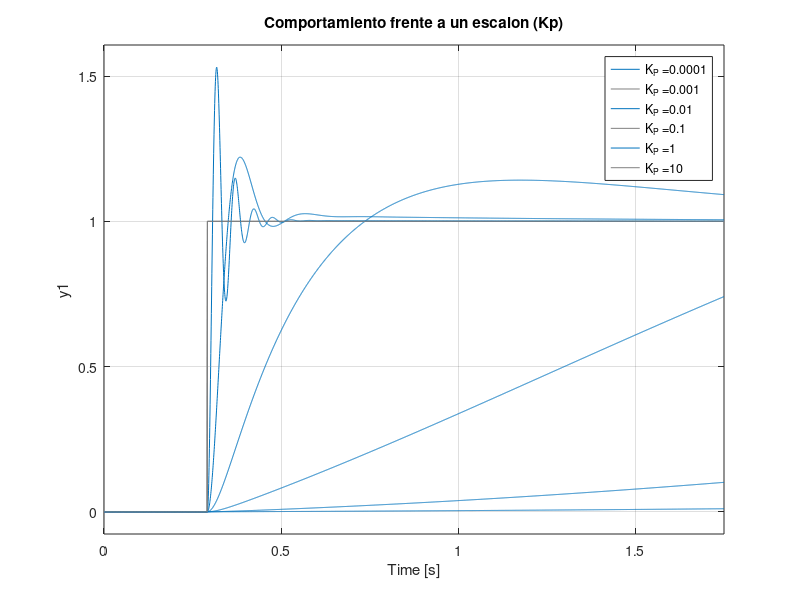
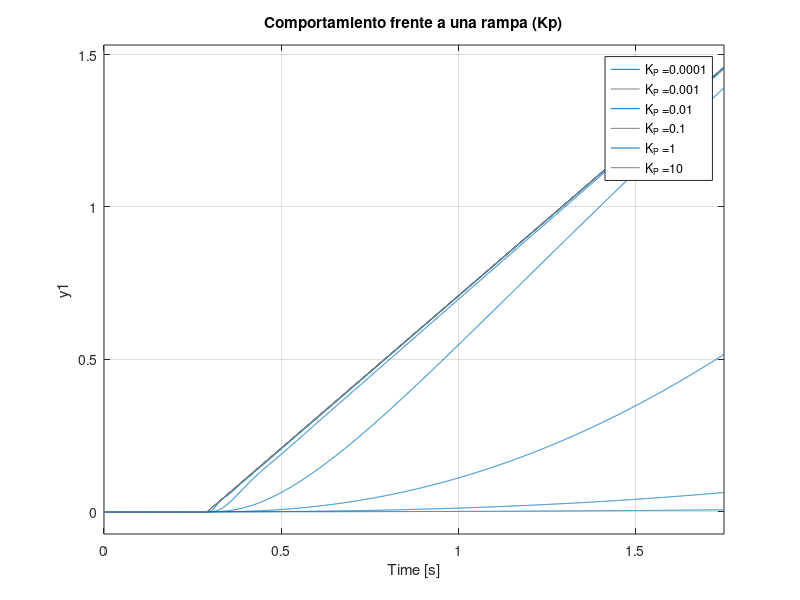
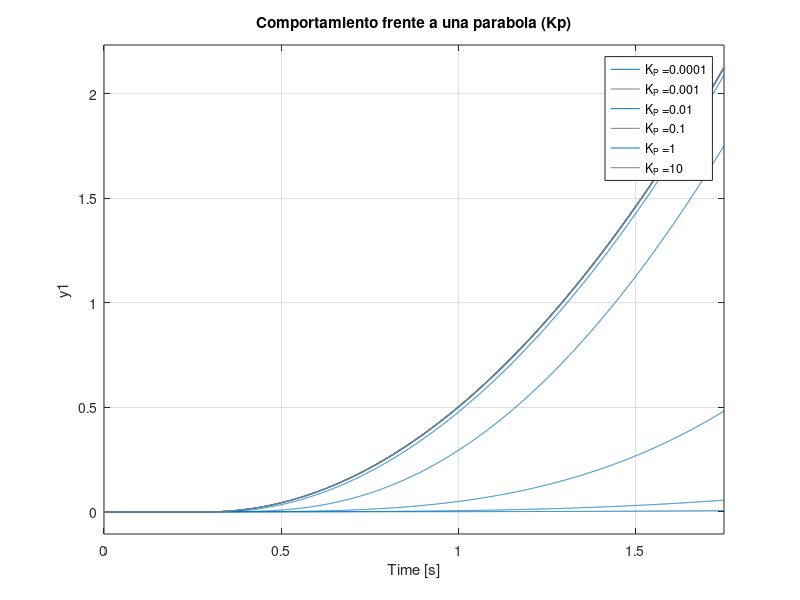
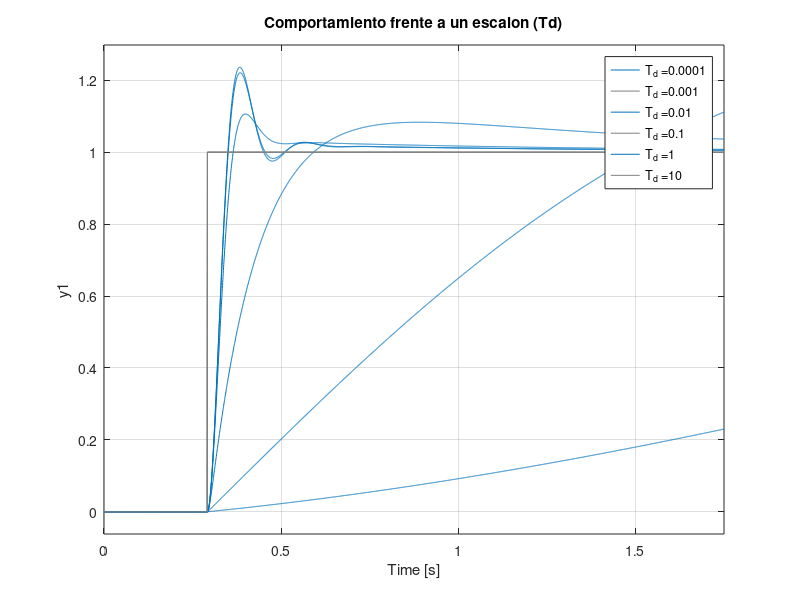

MATLAB code to generate these figures, in order:
clear all; clc; close all;

%% Initiation Parameters
K = 1500;
p = 35;

x = p.*(0:0.0005/p:0.05);

aux = -4:1:1;
auxTi = -1.5:0.5:1;
auxTd = -4:1:1;

Kp = 10.^aux;
Ti = 10.^auxTi;
Td = 10.^auxTd;

Kpfija = 1;
Tdfija = 0.001;
Tifija = 1;

%% Td, Ti fijo

% Step
figure(1)
grid on;

Legend = cell(length(aux),1);

u = ones(1,length(x));
u(1:ceil(length(u)/6)) = 0;
t = x;

for i = 1:length(Kp)
    num = [K*Kp(i) K*Kp(i)/Tifija];
    den = [1 p+K*Kp(i)*Tdfija K*Kp(i) K*Kp(i)/Tifija];
    sys = tf(num,den);
    lsim(sys, u, t)
    Legend{i} = strcat('K_{P} = ', num2str(Kp(i)));
    hold on;
end

title('Comportamiento frente a un escalon (Kp)')
legend(Legend);
hold off;
saveas(gcf,'img/01_PI-DEscalonKp.png')

% Ramp
figure(2)
grid on;

Legend = cell(length(aux),1);

t = x;
u = t-t(ceil(length(t)/6));
u(1:ceil(length(u)/6)) = 0;

for i = 1:length(Kp)
    num = [K*Kp(i) K*Kp(i)/Tifija];
    den = [1 p+K*Kp(i)*Tdfija K*Kp(i) K*Kp(i)/Tifija];
    sys = tf(num,den);
    lsim(sys, u, t)
    Legend{i} = strcat('K_{P} = ', num2str(Kp(i)));
    hold on;
end

title('Comportamiento frente a una rampa (Kp)')
legend(Legend);
hold off;
saveas(gcf,'img/01_PI-DRampaKp.png')

% Parable
figure(3)
grid on;

Legend = cell(length(aux),1);

t = x;
u = (t-t(ceil(length(t)/6))).^2;
u(1:ceil(length(u)/6)) = 0;

for i = 1:length(Kp)
    num = [K*Kp(i) K*Kp(i)/Tifija];
    den = [1 p+K*Kp(i)*Tdfija K*Kp(i) K*Kp(i)/Tifija];
    sys = tf(num,den);
    lsim(sys, u, t)
    Legend{i} = strcat('K_{P} = ', num2str(Kp(i)));
    hold on;
end

title('Comportamiento frente a una parabola (Kp)')
legend(Legend);
hold off;
saveas(gcf,'img/01_PI-DParabolaKp.png')

%% Ti, Kp fijo

% Step
figure(4)
grid on;

Legend = cell(length(auxTd),1);

u = ones(1,length(x));
u(1:ceil(length(u)/6)) = 0;
t = x;

for i = 1:length(Td)
    num = [K*Kpfija K*Kpfija/Tifija];
    den = [1 p+K*Kpfija*Td(i) K*Kpfija K*Kpfija/Tifija];
    sys = tf(num,den);
    lsim(sys, u, t)
    Legend{i} = strcat('T_{d} = ', num2str(Td(i)));
    hold on;
end

title('Comportamiento frente a un escalon (Td)')
legend(Legend);
hold off;
saveas(gcf,'img/01_PI-DEscalonTd.png')

% Ramp
figure(5)
grid on;

Legend = cell(length(auxTd),1);

t = x;
u = t-t(ceil(length(t)/6));
u(1:ceil(length(u)/6)) = 0;

for i = 1:length(Td)
    num = [K*Kpfija K*Kpfija/Tifija];
    den = [1 p+K*Kpfija*Td(i) K*Kpfija K*Kpfija/Tifija];
    sys = tf(num,den);
    lsim(sys, u, t)
    Legend{i} = strcat('T_{d} = ', num2str(Td(i)));
    hold on;
end

title('Comportamiento frente a una rampa (Td)')
legend(Legend);
hold off;
saveas(gcf,'img/01_PI-DRampaTd.png')

% Parable
figure(6)
grid on;

Legend = cell(length(auxTd),1);

t = x;
u = (t-t(ceil(length(t)/6))).^2;
u(1:ceil(length(u)/6)) = 0;

for i = 1:length(Td)
    num = [K*Kpfija K*Kpfija/Tifija];
    den = [1 p+K*Kpfija*Td(i) K*Kpfija K*Kpfija/Tifija];
    sys = tf(num,den);
    lsim(sys, u, t)
    Legend{i} = strcat('T_{d} = ', num2str(Td(i)));
    hold on;
end

title('Comportamiento frente a una parabola (Td)')
legend(Legend);
hold off;
saveas(gcf,'img/01_PI-DParabolaTd.png')

%% Kp, Td fijo

% Step
figure(7)
grid on;

Legend = cell(length(auxTi),1);

u = ones(1,length(x));
u(1:ceil(length(u)/6)) = 0;
t = x;

for i = 1:length(Ti)
    num = [K*Kpfija K*Kpfija/Ti(i)];
    den = [1 p+K*Kpfija*Tdfija K*Kpfija K*Kpfija/Ti(i)];
    sys = tf(num,den);
    lsim(sys, u, t)
    Legend{i} = strcat('T_{i} = ', num2str(Ti(i)));
    hold on;
end

title('Comportamiento frente a un escalon (Ti)')
legend(Legend);
hold off;
saveas(gcf,'img/01_PI-DEscalonTi.png')

% Ramp
figure(8)
grid on;

Legend = cell(length(auxTi),1);

t = x;
u = t-t(ceil(length(t)/6));
u(1:ceil(length(u)/6)) = 0;

for i = 1:length(Ti)
    num = [K*Kpfija K*Kpfija/Ti(i)];
    den = [1 p+K*Kpfija*Tdfija K*Kpfija K*Kpfija/Ti(i)];
    sys = tf(num,den);
    lsim(sys, u, t)
    Legend{i} = strcat('T_{i} = ', num2str(Ti(i)));
    hold on;
end

title('Comportamiento frente a una rampa (Ti)')
legend(Legend);
hold off;
saveas(gcf,'img/01_PI-DRampaTi.png')

% Parable
figure(9)
grid on;

Legend = cell(length(auxTi),1);

t = x;
u = (t-t(ceil(length(t)/6))).^2;
u(1:ceil(length(u)/6)) = 0;

for i = 1:length(Ti)
    num = [K*Kpfija K*Kpfija/Ti(i)];
    den = [1 p+K*Kpfija*Tdfija K*Kpfija K*Kpfija/Ti(i)];
    sys = tf(num,den);
    lsim(sys, u, t)
    Legend{i} = strcat('T_{i} = ', num2str(Td(i)));
    hold on;
end

title('Comportamiento frente a una parabola (Ti)')
legend(Legend);
hold off;
saveas(gcf,'img/01_PI-DParabolaTi.png')
